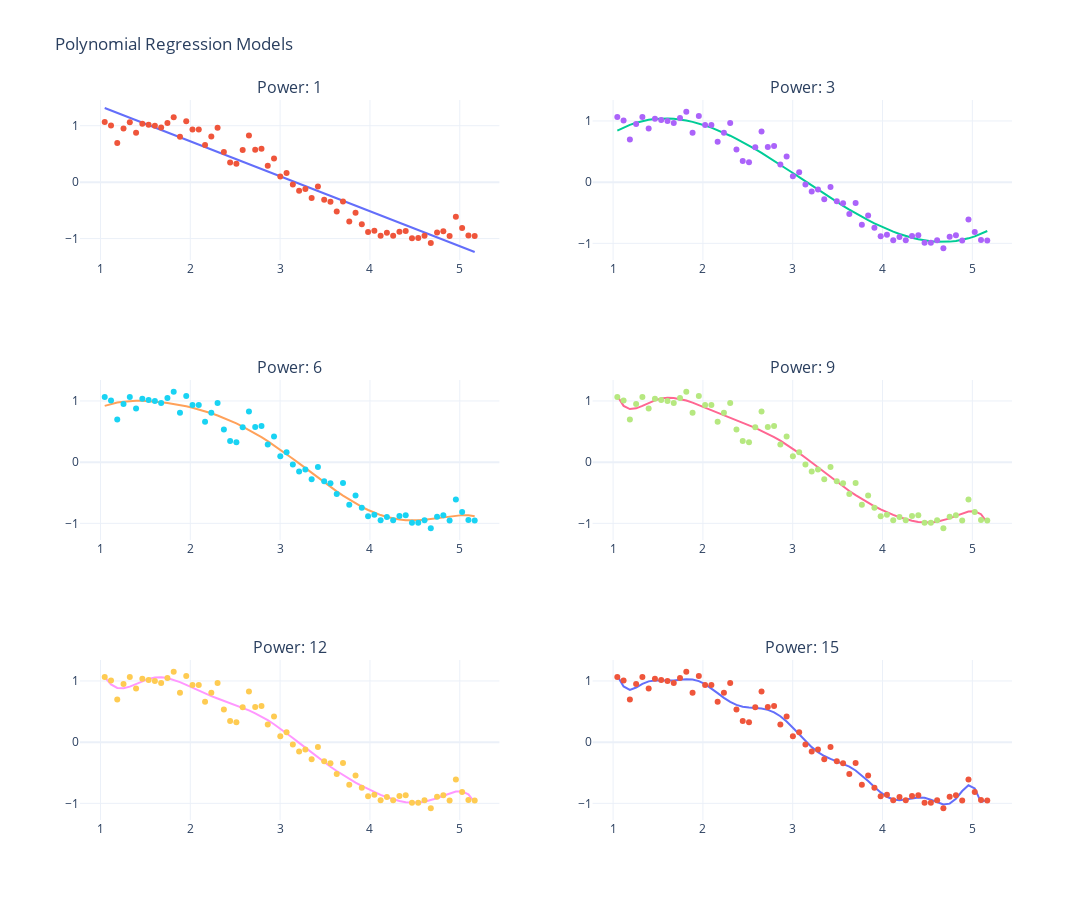

The notebook cell saved with this chart:
### Markdown cell above
### why we see nonlinear curves

we will obtain nonlinear curves in the plot. the reason for it is explained below.

### the core issue - polynomial features in linear regression

the basic line of y = mx + c will plot a straight line. but in the code, we are adding polynomial features like x^2, x^3, ..., x^15 to the model. this turns it into polynomial regression.

polynomial curves can wiggle and bend to fit the data. the equation becomes:

y = b0 + b1x + b2x^2 + b3x^3 + ... + bnx^n

where n is the power. even though the regression is linear in coefficients (b0, b1, b2, ...), the relationship between x and y is nonlinear because of the polynomial terms.

### higher-order polynomials

as power increases, the model gains more flexibility to fit the data.

### examples to imagine:

- power = 1:  
  y = 0.5x + 0.1  
  this is a straight line. it’s a poor fit to sin(x).

- power = 3:  
  y = 0.1 + 0.8x - 0.2x^2 + 0.05x^3  
  this is a cubic curve. it starts to resemble a sine wave.

- power = 15:  
  a high-degree polynomial with many terms. it wiggles to match sin(x) + noise.

when you plot these against x, only the power = 1 case is a straight line. the rest are curves because they’re polynomials of degree greater than 1.

### Code cell
def linear_regression(data, power):
    predictor = ['x']                
    
    if power >= 2:
        predictor.extend('x_%d'% i for i in range(2, power + 1))    # the values of predictor will get added based on the power no change in data frame. 
        
    scaler = StandardScaler()                              
    x_train = scaler.fit_transform(data[predictor])     # training column 
    y_train = data['y_noise']                           # predicting column 
    
    model = LinearRegression()                          
    model.fit(x_train, y_train)
    
    y_pred = model.predict(x_train)                     # doing prediction on the x_train data
    
    rss = sum((y_pred - y_train)**2)    # residual sum of error
    ret = [rss]                         # converting it back to a list
    
    ret.extend([model.intercept_])      
    ret.extend([model.coef_])
    
    return y_pred, ret

models_to_plot = [1,3,6,9,12,15]

fig = make_subplots(rows=3, cols=2, subplot_titles=[f'Power: {p}' for p in models_to_plot])

row, col = 1,1
for i, power in enumerate(models_to_plot, start=1):
    y_pred, _ = linear_regression(data, power)
    
    fig.add_trace(go.Scatter(x=data['x'], y=y_pred,          mode='lines',   name=f'Predicted (Power {power})', showlegend=False), row=row, col=col)
    fig.add_trace(go.Scatter(x=data['x'], y=data['y_noise'], mode='markers', name=f'Actual (Power {power})', showlegend=False),    row=row, col=col)
    
    col += 1
    if col > 2:  # Move to the next row after 2 columns
        col = 1
        row += 1

fig.update_layout(
    height      =    900,  
    width       =    1500,   
    title       =    'Polynomial Regression Models',
    template    =    'plotly_white'
)  

fig.show()
